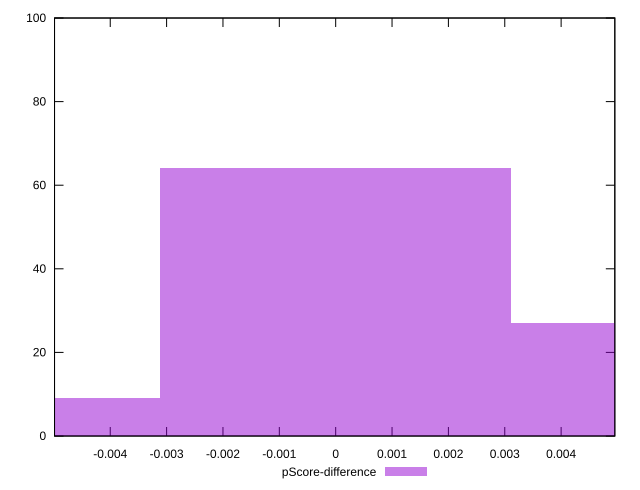

gnuplot code for this plot:
reset

$pScoreDifference <<EOF
0.006234032381155751 27
0 64
-0.006234032381155751 9
EOF

set key outside below
set boxwidth 0.006234032381155751
set xrange [-0.004988475957259486:0.0049528098718846225]
set yrange [0:100]
set trange [0:100]
set style fill transparent solid 0.5 noborder
set terminal svg size 640, 490 enhanced background rgb 'white'
set output "report_00017_2021-02-10T15-08-03.406Z/mainthread-work-breakdown/samples/pages+cached/pScore-difference/histogram.svg"

plot $pScoreDifference title "pScore-difference" with boxes

reset
